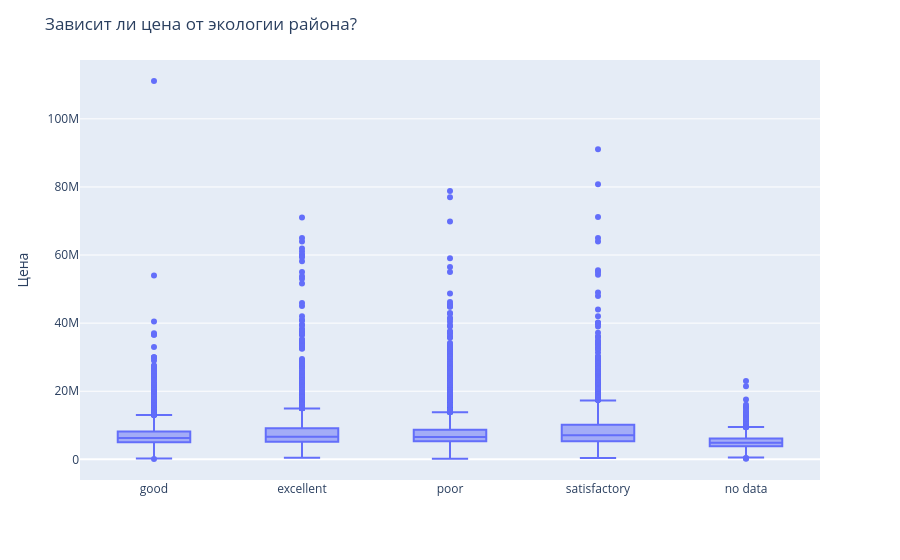

Write notebook code for a chart like this one.
### Markdown cell above
Рассмотрим бокс плоты как с обычной ценой так и с логарифмированной

### Code cell
fig = px.box(x=df_train['ecology'], y=df_train['price_doc'])
fig.update_layout(
    title='Зависит ли цена от экологии района?',
    xaxis_title="",
    yaxis_title="Цена"
)
fig.show()

### Figure 1 — Plotly figure (JSON) as saved in the notebook; plotly's stock layout.template omitted (floating-point values rounded to 4 significant figures; data arrays with more than 128 entries replaced by an {"elided": "..."} marker saying what was removed)
{"data": [{"alignmentgroup": "True", "hovertemplate": "x=%{x}<br>y=%{y}<extra></extra>", "legendgroup": "", "marker": {"color": "#636efa"}, "name": "", "notched": false, "offsetgroup": "", "orientation": "v", "showlegend": false, "type": "box", "x": {"elided": "25445 str values"}, "x0": " ", "xaxis": "x", "y": {"elided": "25445 int values"}, "y0": " ", "yaxis": "y"}], "layout": {"boxmode": "group", "legend": {"tracegroupgap": 0}, "margin": {"t": 60}, "title": {"text": "Зависит ли цена от экологии района?"}, "xaxis": {"anchor": "y", "domain": [0, 1], "title": {"text": ""}}, "yaxis": {"anchor": "x", "domain": [0, 1], "title": {"text": "Цена"}}}}
